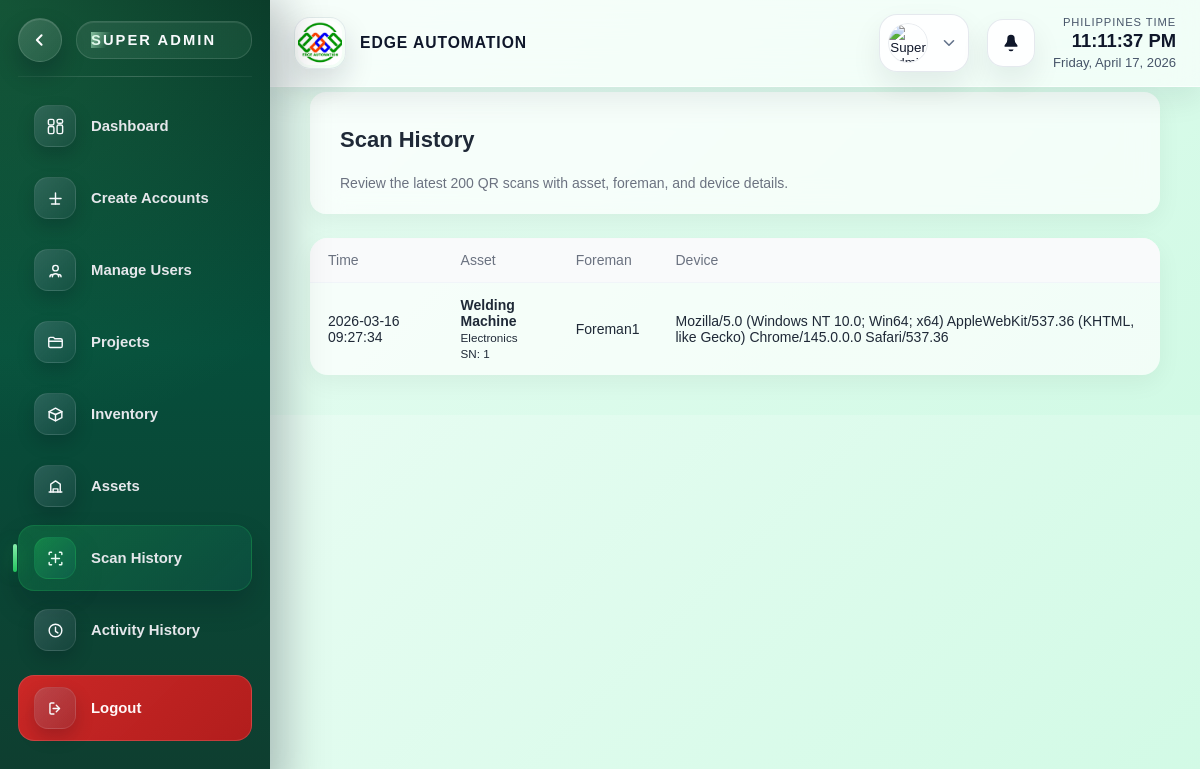
Page /SUPERADMIN/sidebar/scan_history.php (signed in) on the committed database.
### tables this page shows
CREATE TABLE `asset_scan_history` (
  `id` int(11) NOT NULL,
  `asset_id` int(11) NOT NULL,
  `foreman_id` int(11) NOT NULL,
  `scan_time` timestamp NOT NULL DEFAULT current_timestamp(),
  `scan_device` varchar(255) DEFAULT NULL
);

CREATE TABLE `assets` (
  `id` int(11) NOT NULL,
  `asset_name` varchar(255) NOT NULL,
  `asset_type` varchar(150) DEFAULT NULL,
  `serial_number` varchar(150) DEFAULT NULL,
  `asset_status` enum('available','maintenance','damaged') DEFAULT 'available',
  `created_at` timestamp NOT NULL DEFAULT current_timestamp(),
  `updated_at` timestamp NOT NULL DEFAULT current_timestamp() ON UPDATE current_timestamp(),
  `quantity` int(11) DEFAULT 0,
  `status` enum('available','maintenance','damaged','lost') DEFAULT 'available'
);

CREATE TABLE `users` (
  `id` int(11) NOT NULL,
  `full_name` varchar(150) NOT NULL,
  `email` varchar(100) NOT NULL,
  `phone` varchar(20) DEFAULT NULL,
  `password` varchar(255) NOT NULL,
  `role` varchar(30) NOT NULL,
  `status` varchar(20) NOT NULL DEFAULT 'active',
  `failed_attempts` int(11) DEFAULT 0,
  `last_failed_login` datetime DEFAULT NULL,
  `created_at` timestamp NOT NULL DEFAULT current_timestamp(),
  `updated_at` timestamp NOT NULL DEFAULT current_timestamp() ON UPDATE current_timestamp(),
  `created_by` int(11) DEFAULT NULL,
  `reset_token` varchar(255) DEFAULT NULL,
  `token_expiry` datetime DEFAULT NULL,
  `profile_photo_path` varchar(255) DEFAULT NULL,
  `profile_photo_data` longtext DEFAULT NULL,
  `profile_photo_mime` varchar(50) DEFAULT NULL
);

### SUPERADMIN/sidebar/scan_history.php (the view, shortened to what this page needs)
<?php
require_once __DIR__ . '/../../config/database.php';
$history = [];
$stmt = $conn->prepare(
    'SELECT h.id, h.scan_time, h.scan_device, a.asset_name, a.asset_type, a.serial_number, u.full_name AS foreman_name
     FROM asset_scan_history h
     LEFT JOIN assets a ON a.id = h.asset_id
     LEFT JOIN users u ON u.id = h.foreman_id
     ORDER BY h.scan_time DESC
     LIMIT 200'
);
$stmt->execute();
$result = $stmt->get_result();
if ($result) {
    $history = $result->fetch_all(MYSQLI_ASSOC);
}
?>
<!DOCTYPE html>
<html lang="en">
<head>
    <link rel="stylesheet" href="../css/super_admin_dashboard.css">
</head>
<body>
<div class="container">
    <?php include __DIR__ . '/../super_admin_sidebar.php'; ?>
    <main class="main-content scan-history-content">
        <div class="header page-header-card">
            <div class="header-copy">
                <h1>Scan History</h1>
                <p>Review the latest 200 QR scans with asset, foreman, and device details.</p>
            </div>
        </div>
        <div class="table-wrapper">
            <table class="responsive-table mobile-card-table">
                <thead>
                    <tr>
                        <th>Time</th>
                        <th>Asset</th>
                        <th>Foreman</th>
                        <th>Device</th>
                    </tr>
                </thead>
                <tbody>
                    <?php if (count($history) === 0): ?>
                        <tr><td colspan="4" class="table-empty-cell">No scan history yet.</td></tr>
                    <?php else: ?>
                        <?php foreach ($history as $row): ?>
                            <tr>
                                <td data-label="Time"><?php echo htmlspecialchars($row['scan_time']); ?></td>
                                <td data-label="Asset">
                                    <strong><?php echo htmlspecialchars($row['asset_name'] ?? 'Unknown'); ?></strong><br>
                                    <small><?php echo htmlspecialchars($row['asset_type'] ?? ''); ?></small><br>
                                    <small>SN: <?php echo htmlspecialchars($row['serial_number'] ?? ''); ?></small>
                                </td>
                                <td data-label="Foreman"><?php echo htmlspecialchars($row['foreman_name'] ?? 'Unknown'); ?></td>
                                <td data-label="Device"><?php echo htmlspecialchars($row['scan_device'] ?? 'Unknown'); ?></td>
                            </tr>
                        <?php endforeach; ?>
                    <?php endif; ?>
                </tbody>
            </table>
        </div>
    </main>
</div>
</body>
</html>

### rows in the picture
asset_scan_history: scan_time "2026-03-16 09:27:34", asset.asset_name "Welding Machine", asset.asset_type "Electronics", asset.serial_number "1", users.full_name "Foreman1", scan_device "Mozilla/5.0 (Windows NT 10.0; Win64; x64) AppleWebKit/537.36 (KHTML, like Gecko) Chrome/145.0.0.0 Safari/537.36"
